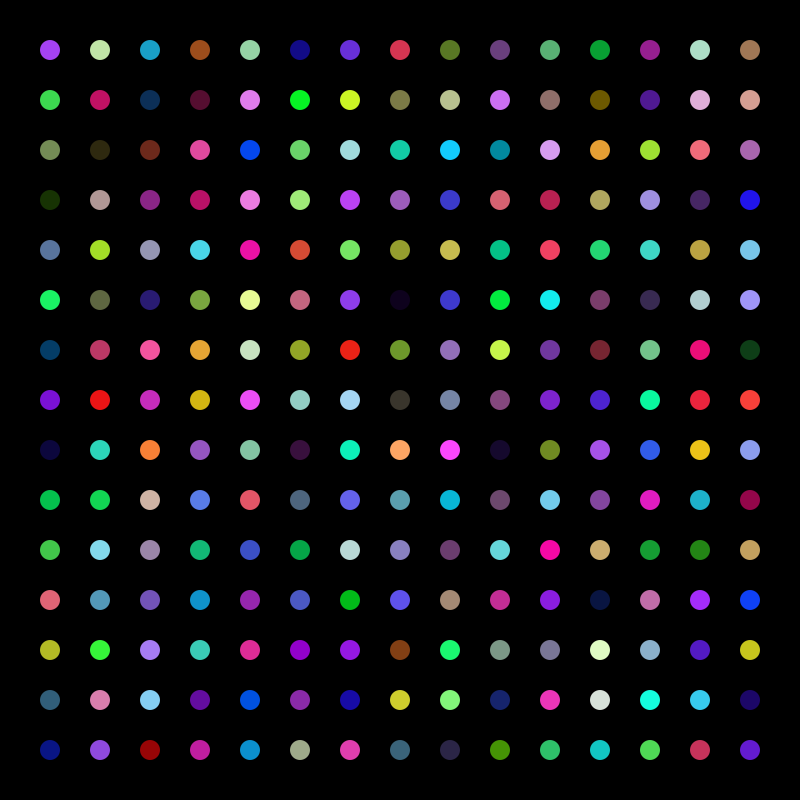
Frame 1 (no input)
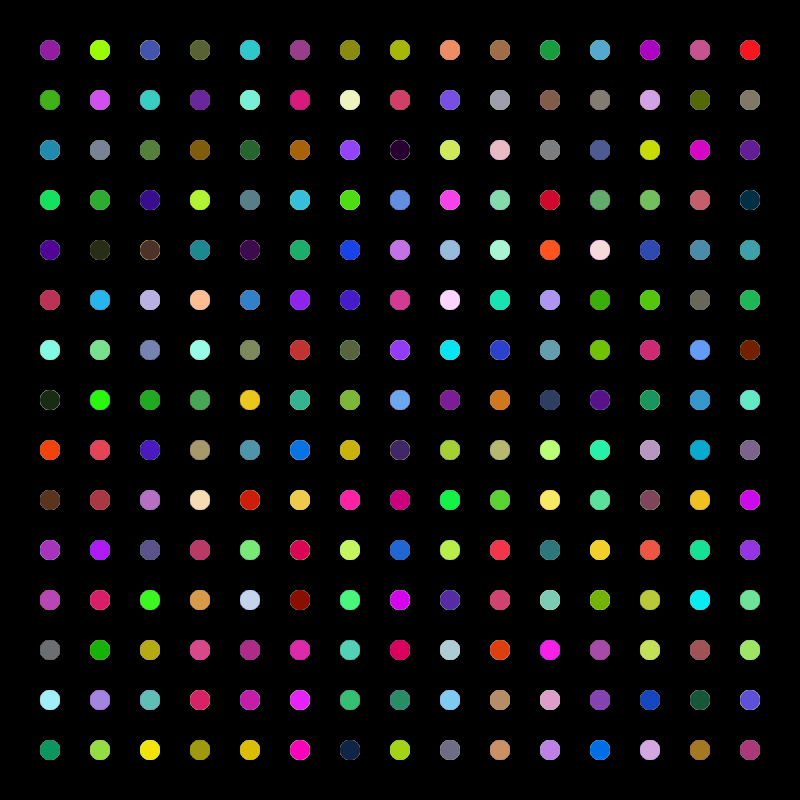
Frame 60 (the mouse pressed at the canvas centre just before this capture)
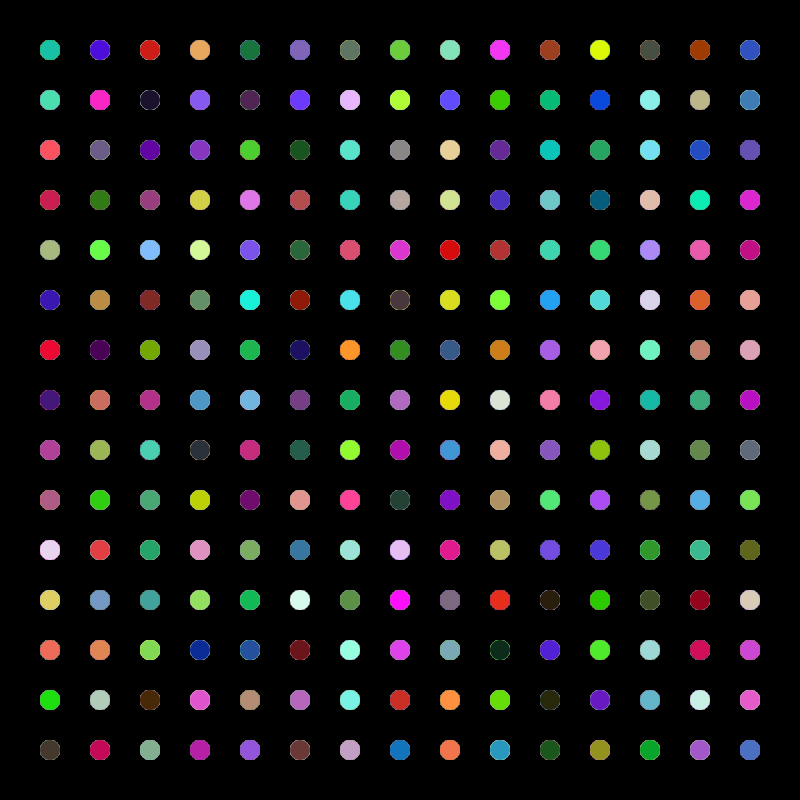
Frame 120 (the mouse held since frame 60 and released just before this capture)

The Processing sketch that drew these frames (run headless with seeded random() and noise(); from frame 60 on, the mouse is pressed at the canvas centre):

// Processing sketch: Ejemplo_Clase3_DRQ
// ── Ejemplo_Clase3_DRQ.pde

//REPASO y EJERCICIO1
void setup(){
  size(800, 800);
  background(0);
  noStroke();
  fill(255);
}
  
void draw() {
  //Inicialización; condición; incremento
for (int x = 50; x < width; x = x + 50) {
for (int y = 50; y < height; y = y + 50){
  
 //Tener figuras de coleres aleatorias 
  fill(random(255),random(255), random(255));
  
  //fill(random(100, 255));
  
  ellipse(x, y, 20, 20);

  
  }
 }
}
